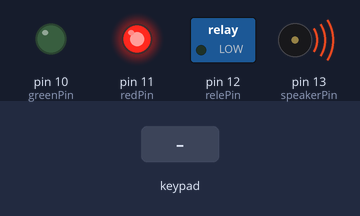
Recording of a sketch running on a simulated Arduino Uno, built with avr-gcc and run on an emulated ATmega328P. On the bench: switched loads named in the sketch (green lamp = pin HIGH), output pins drawn as LEDs (lit = HIGH), buzzer (waves = sounding, pin HIGH). The test bench sets the inputs (shaded band).

Above: at 1.3 s.
1.4 s: keypad keys 8 2 9 4 pressed 0.4 s apart
At 4.3 s:
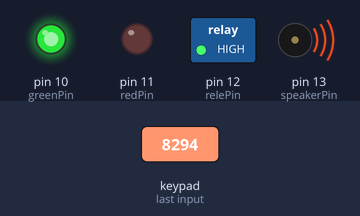
4.5 s: key '#' pressed
At 6.0 s:
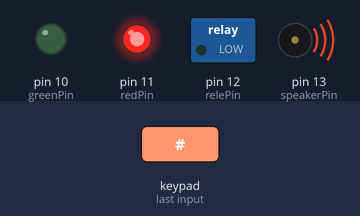
Timing chart, 0 to 7.5 s (numbered marks = the images above; inputs shaded):
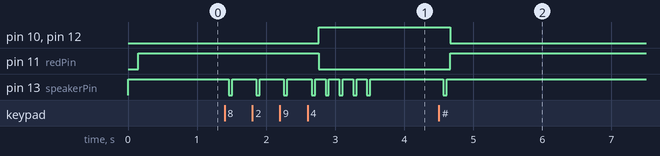

The sketch:

locker_for_nano.ino
```cpp
#include <Keypad.h>
//#include <Servo.h>

//Servo servo_Motor;
char* password = "8294";
int password_len = 4;

int position = 0;
int guessed_digit = 0;
boolean mlocked = true;
int speakerPin = 13;

int relePin = 12;

String enteredPassword = "";

//int buttonPin = 13;
int redPin = 11;
int greenPin = 10;

const byte ROWS = 4; // Four rows
const byte COLS = 3; // Three columns
// Define the Keymap
char keys[ROWS][COLS] = {
  {'1','2','3'},
  {'4','5','6'},
  {'7','8','9'},
  {'#','0','*'}
};
// Connect keypad ROW0, ROW1, ROW2 and ROW3 to these Arduino pins.
byte rowPins[ROWS] = { 8, 7, 6, 5 };
// Connect keypad COL0, COL1 and COL2 to these Arduino pins.
byte colPins[COLS] = { 4, 3, 2 };

// Create the Keypad
Keypad kpd = Keypad( makeKeymap(keys), rowPins, colPins, ROWS, COLS );

//#define ledpin 13
int buttonState = 0;

void setup()
{
  pinMode(redPin, OUTPUT);
  pinMode(greenPin, OUTPUT);

  //pinMode(buttonPin, INPUT);
  //pinMode(ledpin,OUTPUT);
  //digitalWrite(ledpin, HIGH);

  //servo_Motor.attach(9);


  pinMode (speakerPin, OUTPUT);
  analogWrite (speakerPin, 255);
  delay(50);
  analogWrite (speakerPin, 255);
  delay(100);

  pinMode (relePin, OUTPUT);
  digitalWrite(relePin, LOW);
  //servo_Motor.write(0);

  mlocked = false;
  setLocked(true);


  enteredPassword = "";
  //Serial.begin(9600);
}

void loop()
{


  //buttonState = digitalRead(buttonPin);

  /*
  if(buttonState == HIGH){
     if(mlocked){
       //makeSound();
       setLocked(false);
     }
     else{
       makeSound();
       setLocked(true);
     }

     delay(100);
  }
  */

  char key = kpd.getKey();
  if(key){

    //enteredPassword += key;
    //Serial.println(key);//'pwd' + enteredPassword);
    makeSound();

  }

if (key == '*' || key == '#')
{
position = 0;
guessed_digit = 0;
//enteredPassword = "";
//Serial.println("reset");

setLocked(true);
}
else if(key){
  if(key == password[position]){
    guessed_digit++;
  }

  //Serial.println("check");
  //Serial.print("Position: "); Serial.println(position);
  //Serial.print("Gussed: "); Serial.println(guessed_digit);

  position++;
  if(position>=password_len){
    //Serial.println(11111);
    if(guessed_digit == password_len){
      setLocked(false);
    }
    else{
      soundWrongSignal();
    }

    position = 0;
    guessed_digit = 0;
  }

}
/*
key == password[position]
){
  Serial.println('same len');
  if(password == enteredPassword){
     setLocked(false);
  }
  else{
    soundWrongSignal();
  }

  enteredPassword = "";
}*/


delay(100);
}

void setLocked(boolean locked){
 if(locked == mlocked){
  return;
 }


 if (locked){
   digitalWrite(redPin, HIGH);
   digitalWrite(greenPin, LOW);
   //servo_Motor.write(0);
   digitalWrite(relePin, LOW);
 }
 else{

  //Serial.println("unlocked");
  //servo_Motor.write(90);
  digitalWrite(relePin, HIGH);

  digitalWrite(redPin, LOW);
  digitalWrite(greenPin, HIGH);


  delay(100);

  makeSound();
  delay(100);
  makeSound();
  delay(100);
  makeSound();
  delay(100);
  makeSound();
  delay(100);


 }

 mlocked = locked;
}

void soundWrongSignal(){
  //Serial.println("wrong");
  analogWrite (speakerPin, 0);
  delay (600);
  analogWrite (speakerPin, 255);
}

void makeSound(){

  analogWrite (speakerPin, 0);
  delay (50);
  analogWrite (speakerPin, 255);
  delay(50);
}
```

Measured:
- after the input at 1.4 s, pin 10 (greenPin), pin 12 (relePin): LOW → HIGH after 1.4 s; pin 11 (redPin): HIGH → LOW after 1.4 s; pin 13 (speakerPin): goes 3 × (LOW 0.05 s, HIGH 0.35 s), 4 × (LOW 0.05 s, HIGH 0.15 s), LOW 0.05 s, then HIGH, starting after 0.06 s
- after the input at 4.5 s, pin 10 (greenPin), pin 12 (relePin): HIGH → LOW after 0.16 s; pin 11 (redPin): LOW → HIGH after 0.16 s; pin 13 (speakerPin): HIGH → LOW after 0.06 s, → HIGH 0.05 s later
